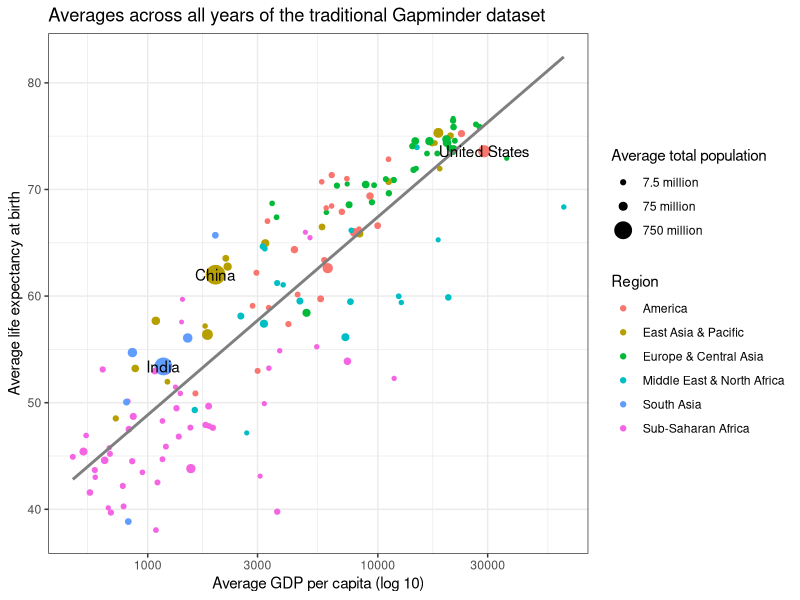

The R script that drew this image:
## ---- chunk 1
knitr::opts_chunk$set(error = TRUE)
## ---- chunk 2

# Load required libraries

library(tidyverse)

## ---- chunk 3

# data comes from http://www.gapminder.org/

gap <- read_csv("data/gapminder_avg.csv")
names(gap) <- make.names(names(gap), unique=TRUE)

## ---- chunk 4

ggplot(gap, aes(x=Average.GDP.per.capita, y=Average.Life.expectancy.at.birth)) +
  geom_point(aes(size=Average.Total.population, color=Region)) +
  scale_x_log10() + 
  labs(x="Average GDP per capita (log 10)", y="Average life expectancy at birth", title="Averages across all years of the traditional Gapminder dataset") +
  scale_size_continuous(name="Average total population", breaks=c(7500000,75000000,750000000),labels=c("7.5 million","75 million","750 million")) +
  geom_smooth(method="lm", se=FALSE, color="gray50") +
  geom_text(data=gap %>% filter(Average.Total.population>200000000), aes(label=Country)) +
  theme_bw()

